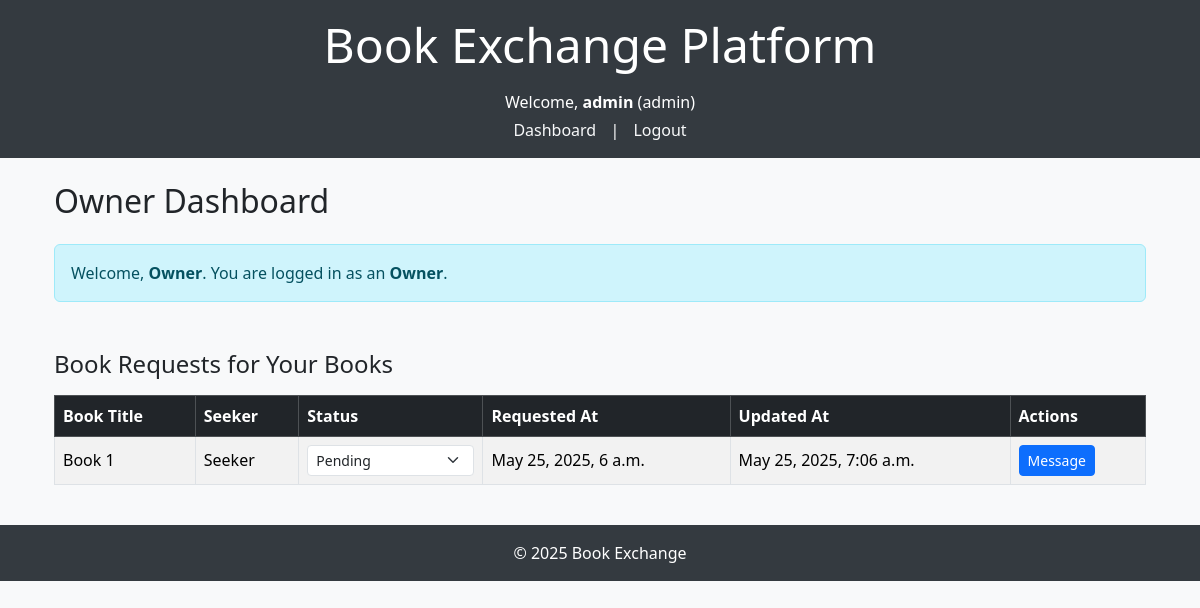
The page /dashboard/ (signed in) on the database its author committed.
### myapp/models.py (models this page shows, shortened)
class User(models.Model):
    ROLE_CHOICES = [
        ('owner', 'Owner'),
        ('seeker', 'Seeker'),
    ]
    name = models.CharField(max_length=255)
    email = models.EmailField(unique=True)
    password_hash = models.CharField(max_length=255)
    location = models.CharField(max_length=255)
    role = models.CharField(max_length=10, choices=ROLE_CHOICES)
    phone = models.CharField(max_length=20, blank=True)
    created_at = models.DateTimeField(auto_now_add=True)

class BookRequest(models.Model):
    STATUS_CHOICES = [
        ('pending', 'Pending'),
        ('approved', 'Approved'),
        ('rejected', 'Rejected'),
    ]
    book = models.ForeignKey(Books, on_delete=models.CASCADE, related_name='requests')
    seeker = models.ForeignKey(User, on_delete=models.CASCADE, related_name='book_requests')
    status = models.CharField(max_length=10, choices=STATUS_CHOICES, default='pending')
    requested_at = models.DateTimeField(default=timezone.now)
    updated_at = models.DateTimeField(auto_now=True)

class Books(models.Model):
    CONDITION_CHOICES = [
        ('New', 'New'),
        ('Good', 'Good'),
        ('Fair', 'Fair'),
    ]
    STATUS_CHOICES = [
        ('Available', 'Available'),
        ('Reserved', 'Reserved'),
        ('Not Available', 'Not Available'),
    ]
    title = models.CharField(
        max_length=255,
        null=False,
        blank=False,
        help_text="Enter the book title",
    )
    author = models.CharField(
        max_length=255,
        null=False,
        blank=False,
        help_text="Enter the book author",
    )
    genre = models.CharField(
        max_length=255,
        null=False,
        blank=False,
        help_text="Enter the genre of the book",
    )
    condition = models.CharField(
        max_length=50,
        choices=CONDITION_CHOICES,
        null=False,
        blank=False,
        help_text="Select the condition of the book (New, Good, Fair)",
    )
    location = models.TextField(
        null=False,
        blank=False,
        help_text="Enter the location of the book owner",
    )
    photo_url = models.ImageField(
        upload_to='images/',
        null=True,
        blank=True,
        help_text="Upload an image of the book",
    )
    owner = models.ForeignKey(
        User,
        on_delete=models.CASCADE,
        related_name='books',
        help_text="The user who owns the book",
    )
    status = models.CharField(
        max_length=50,
        choices=STATUS_CHOICES,
        null=False,
        blank=False,
        default='Available',
        help_text="Select the status of the book (Available, Reserved, Not Available)",
    )
    created_at = models.DateTimeField(
        auto_now_add=True,
        help_text="The timestamp when the book was added",
    )
    external_url = models.URLField(
        max_length=500,
        null=True,
        blank=True,
        help_text="Enter an optional link to the book (Amazon, Daraz, etc.)",
    )

### myapp/views.py (the view, shortened to what this page needs)
# urls.py: path('dashboard/', views.dashboard, name='dashboard'),
def dashboard(request):
    user_id = request.session.get('user_id')
    if not user_id:
        return redirect('login')
    user = User.objects.get(id=user_id)
    if user.role == 'owner':
        requests = BookRequest.objects.filter(book__owner=user).order_by('-requested_at')
        context = {
            'user': user,
            'requests': requests,
        }
        return render(request, 'dashboard_owner.html', context)

### myapp/templates/dashboard_owner.html (shortened to what this page needs)
{% extends 'base.html' %}
{% block content %}
<div class="container">
    <h2 class="mb-4">Owner Dashboard</h2>
    <div class="alert alert-info">
        Welcome, <strong>{{ user.name }}</strong>. You are logged in as an <strong>Owner</strong>.
    </div>
    <h4 class="mt-5">Book Requests for Your Books</h4>
    {% if requests %}
        <div class="table-responsive mt-3">
            <table class="table table-bordered table-striped align-middle">
                <thead class="table-dark">
                    <tr>
                        <th>Book Title</th>
                        <th>Seeker</th>
                        <th>Status</th>
                        <th>Requested At</th>
                        <th>Updated At</th>
                        <th>Actions</th>
                    </tr>
                </thead>
                <tbody>
                {% for req in requests %}
                    <tr>
                        <td>{{ req.book.title }}</td>
                        <td>{{ req.seeker.name }}</td>
                        <td>
                            <form method="post" style="display:inline;">
                                <select class="form-select form-select-sm" name="status" onchange="this.form.submit()">
                                    <option value="pending" {% if req.status == 'pending' %}selected{% endif %}>Pending</option>
                                </select>
                            </form>
                        </td>
                        <td>{{ req.requested_at }}</td>
                        <td>{{ req.updated_at }}</td>
                        <td>
                            <a href="{% url 'owner_message_thread' user.id req.seeker.id req.book.id %}" class="btn btn-primary btn-sm">
                                Message
                            </a>
                        </td>
                    </tr>
                {% endfor %}
                </tbody>
            </table>
        </div>
    {% else %}
        <div class="alert alert-secondary mt-3">No book requests found.</div>
    {% endif %}
</div>
{% endblock %}

### myapp/templates/base.html (style rules this page uses)
body { background-color: #f8f9fa; }

### rows shown on the page
User: name "Owner"
BookRequest: book "Book 1", seeker.name "Seeker", status "Pending", requested_at "May 25, 2025, 6 a.m.", updated_at "May 25, 2025, 7:06 a.m."

### other values the page prints
{{ request.session.user_name }} "admin"
{{ request.session.user_role }} "admin"
